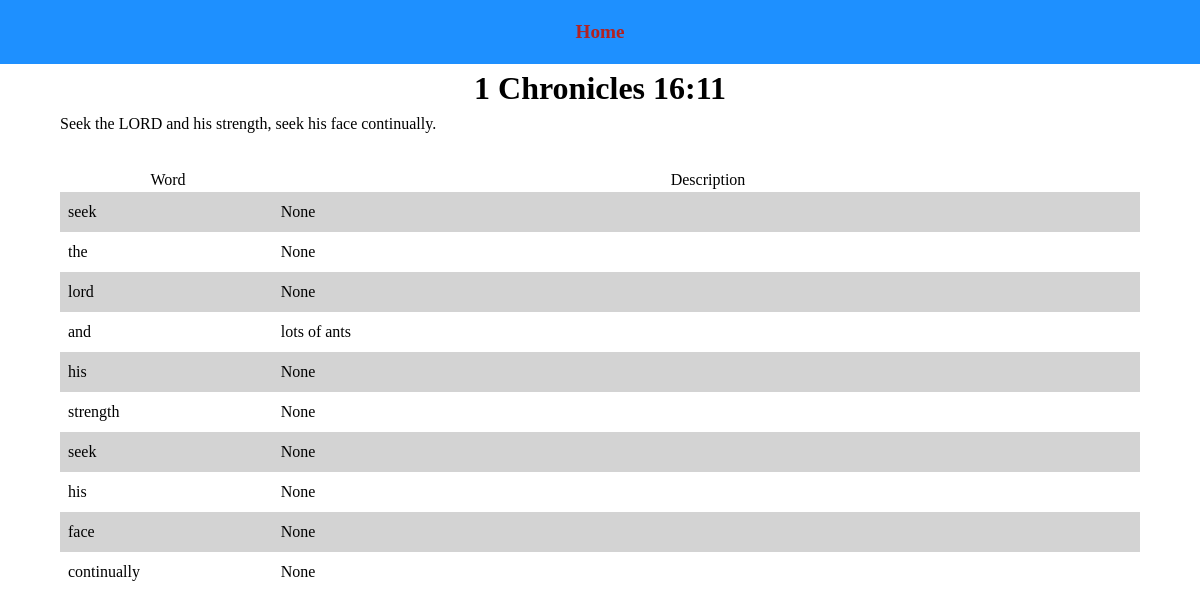
Page /mp/detail/29/ on the committed database.
### mp/models.py (models this page shows)
class Verse(models.Model):
    title = models.CharField(max_length=100, blank=True, null=True)
    shown_title = models.CharField(max_length=100, blank=True, null=True)
    verse = models.CharField(max_length=500, blank=True, null=True)
    mp_verse = models.TextField(max_length=500, blank=True, null=True)
    updated = models.DateTimeField(default=timezone.now())
    created = models.DateTimeField(auto_now_add=True)
    def __str__(self):
        return self.title

class Word(models.Model):
    name = models.CharField(max_length=100, blank=True, null=True)
    description = models.CharField(max_length=500, blank=True, null=True)
    detailed = models.CharField(max_length=500, blank=True, null=True)
    updated = models.DateTimeField(default=timezone.now())
    created = models.DateTimeField(auto_now_add=True)
    def __str__(self):
        return self.name
    class Meta:
        ordering = ['name']

### mp/views.py (the view)
# urls.py: path('detail/<str:pk>/', detail, name='mp_detail'),
def detail(request, pk):
    verse = Verse.objects.get(id=pk)
    words = Word.objects.all()
    verse_words = verse.mp_verse.split(" ")
    word_details = []
    for i in words:
        word_details.append(i)
    choosen_words = []
    for i in verse_words:
        for x in word_details:
            if str(i) == str(x.name):
                choosen_words.append(x)
    context = {'words': words, 'verse': verse, 'choosen_words': choosen_words,}
    response = render(request, 'mp/mp_detail.html', context)
    return response

### mp/templates/mp/mp_detail.html (shortened to what this page needs)
{% extends 'basic1.html' %}
{% load static %}
{% block title %}
<link rel="stylesheet" href="{% static 'mp/mp_detail.css' %}">
{% endblock %}
{% block content %}
<h1>{{verse.shown_title}}</h1>
<div class="verse_zone">
    <div class="container">
        <div class="verse">
            {{verse.verse}}
        </div>
    </div>
</div>
<div class="word_zone">
    <div class="container">
        <div class="word_area">
            <div class="word_title">
                <p>Word</p>
            </div>
            <div class="description_title">
                <p>Description</p>
            </div>
            {% for word in choosen_words %}
            <div class="word_place">
                <div class="word">
                    {{word}}
                </div>
                <div class="description">
                    {{word.description}}
                </div>
            </div>
            {% endfor %}
        </div>
    </div>
</div>
{% endblock content %}

### base/static/basic1.css (style rules this page uses)
*, *::before, *::after { box-sizing: border-box; }
body, h1, h2, h3, h4, p, figure, blockquote, dl, dd { margin: 0; }
body { min-height: 100vh; text-rendering: optimizeSpeed; line-height: 1.5; }
:root { --bg1: #1E90FF; --bg2: #00FFFF; --bg3: #6495ED; --link-l: #B22222; --link-h: #FF0000; --link-a: #8B0000; --link-a-bg: #F08080; }
.container { margin-left: auto; margin-right: auto; width: 90%; }

### mp/static/mp/mp_detail.css (style rules this page uses)
h1 { text-align: center; }
.word_zone { margin-top: 2rem; }
.word_area { display: flex; flex-direction: row; flex-wrap: wrap; }
.word_title { flex-basis: 20%; text-align: center; }
.description_title { flex-basis: 80%; text-align: center; }
.word_place { flex-basis: 100%; display: flex; flex-direction: row; flex-wrap: wrap; padding: 0.5rem; }
.word_place:nth-child(odd) { background-color: lightgrey; }
.word { flex-basis: 20%; }
.description { flex-basis: 80%; }

### rows in the picture
Verse: shown_title "1 Chronicles 16:11", verse "Seek the LORD and his strength, seek his face continually."
Word: name "seek", description "None"
Word: name "the", description "None"
Word: name "lord", description "None"
Word: name "and", description "lots of ants"
Word: name "his", description "None"
Word: name "strength", description "None"
Word: name "face", description "None"
Word: name "continually", description "None"
